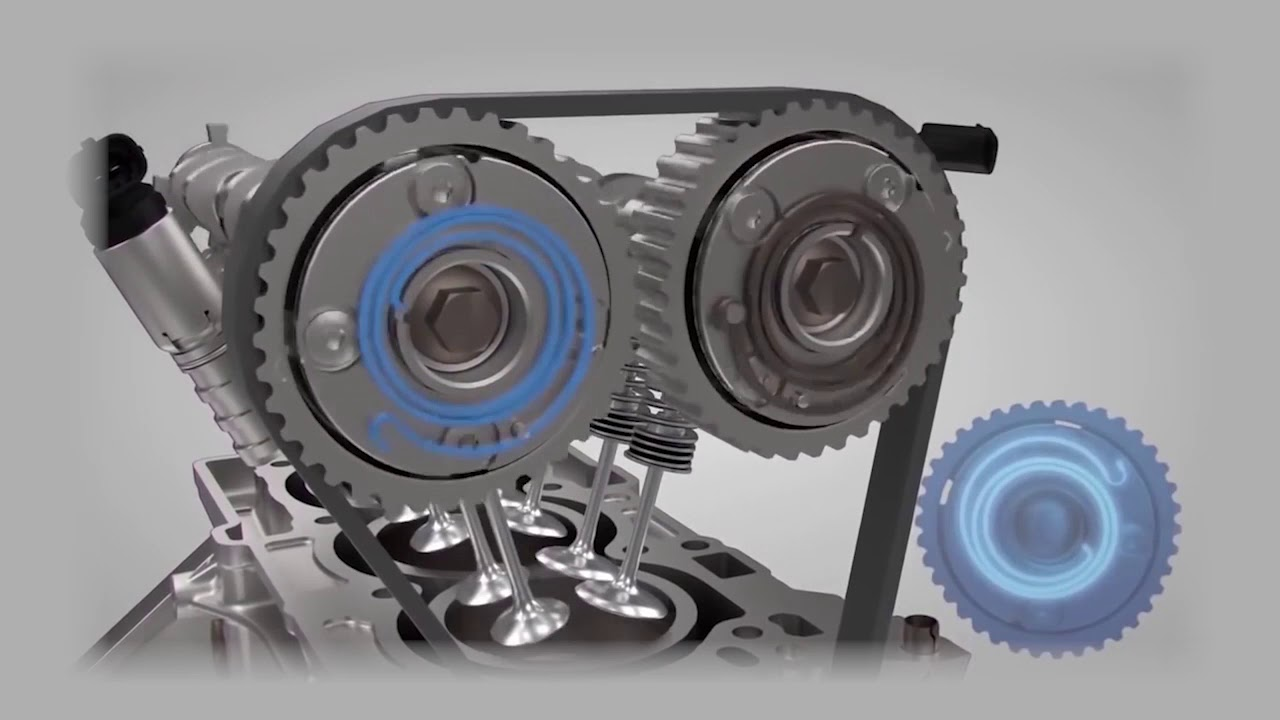
#> input picture motor recta.jpg, 1280 x 720 px
$ python 'Transformación de  Hough Rectas hough.py'
#> lines starting #> are read from the running program, lines starting #| are printed output that depends on the picture; after the words box and inside, x2 and y2 are one past the last pixel; in counts of white or black regions, pixels touching at a corner belong together
'''
SISTEMA DE SIMULACION TRANSFORMACION DE HOUGH
Análisis de RECTAS
MATERIA INTELIGENCIA ARTIFICIAL
ALUMNOS:
● Sebastián Miguel. (VINF07402).
● Daniele, Santiago Facundo (VINF05622).

'''

import cv2
import numpy as np


img = cv2.imread('motor recta.jpg')
#> img is the input picture: shape (720, 1280, 3); mean B, G, R 141.3, 137.9, 137.4
gray = cv2.cvtColor(img, cv2.COLOR_BGR2GRAY)
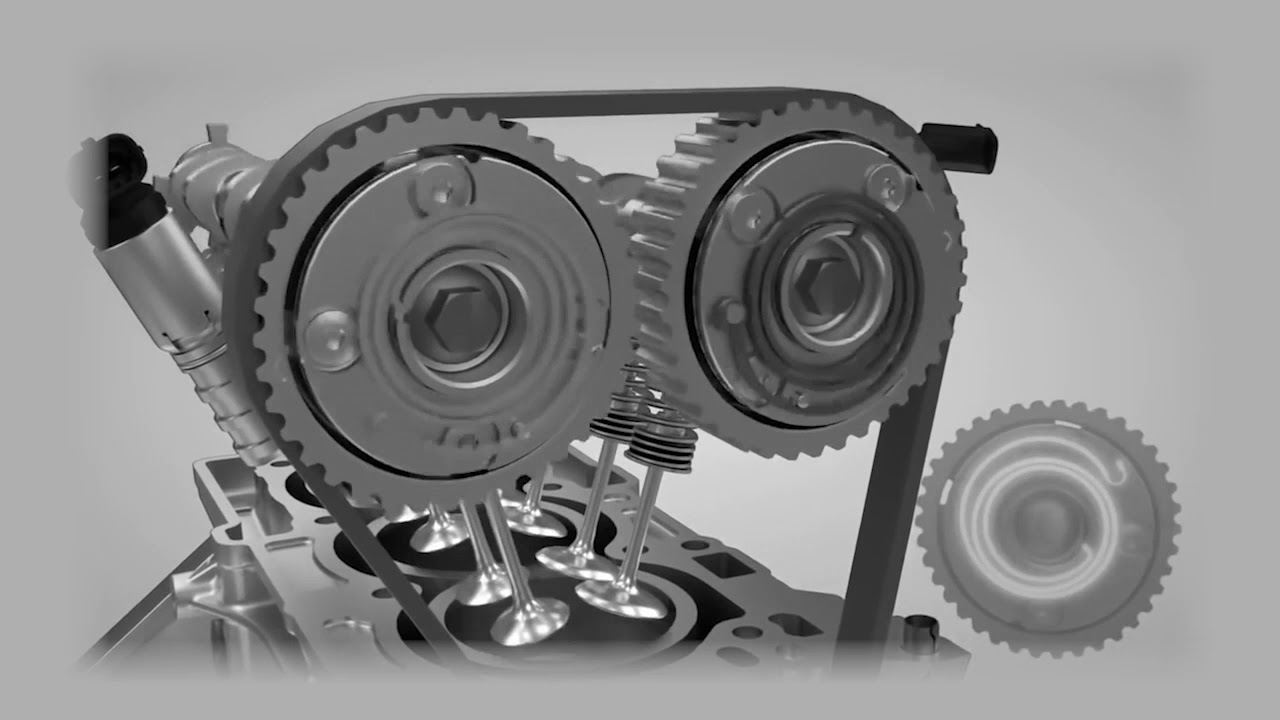
#> gray: shape (720, 1280); min 0, max 255, mean 138.1
edges = cv2.Canny(gray, 50, 150, apertureSize=3)
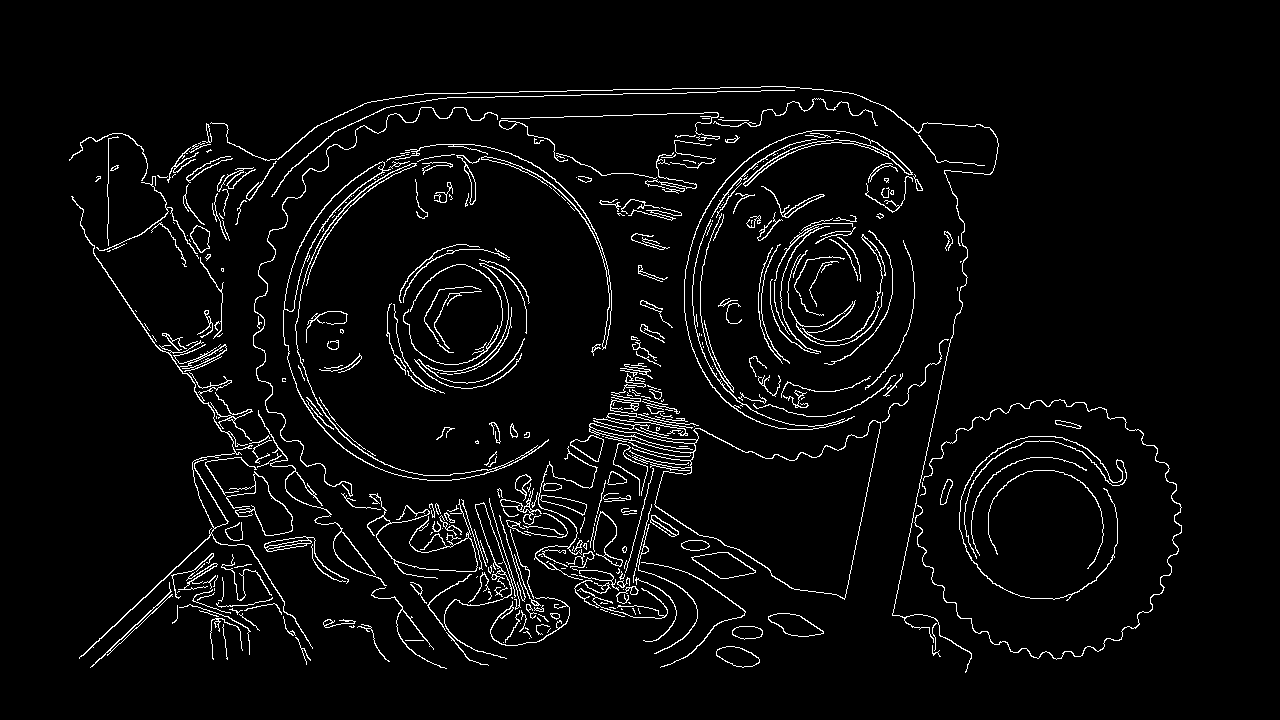
#> edges: shape (720, 1280); 4.1% white in thin lines or dots, all inside (x1, y1, x2, y2) = (69, 86, 1182, 673)
cv2.imshow('edges', edges)
lines = cv2.HoughLines(edges, 1, np.pi / 180, 200)
#> lines = [[1000, 0.209], [100, 1.55], [535, 0.82]]

for line in lines:
    rho,theta = line[0]
    a = np.cos(theta)
    b = np.sin(theta)
    x0 = a * rho
    y0 = b * rho

    x1 = int(x0 + 1000 * (-b))

    y1 = int(y0 + 1000 * (a))

    x2 = int(x0 - 1000 * (-b))

    y2 = int(y0 - 1000 * (a))
    cv2.line(img, (x1, y1), (x2, y2), (0, 0, 255), 2)
#> this loop made 3 passes
#> (rho, theta, a, b, x0, y0, x1, y1) on passes 1 to 3: (1000, 0.209, 0.978, 0.208, 978.1, 207.9, 770, 1186), (100, 1.55, 0.0175, 1, 1.75, 99.98, -998, 117), (535, 0.82, 0.682, 0.731, 364.9, 391.3, -366, 1073)
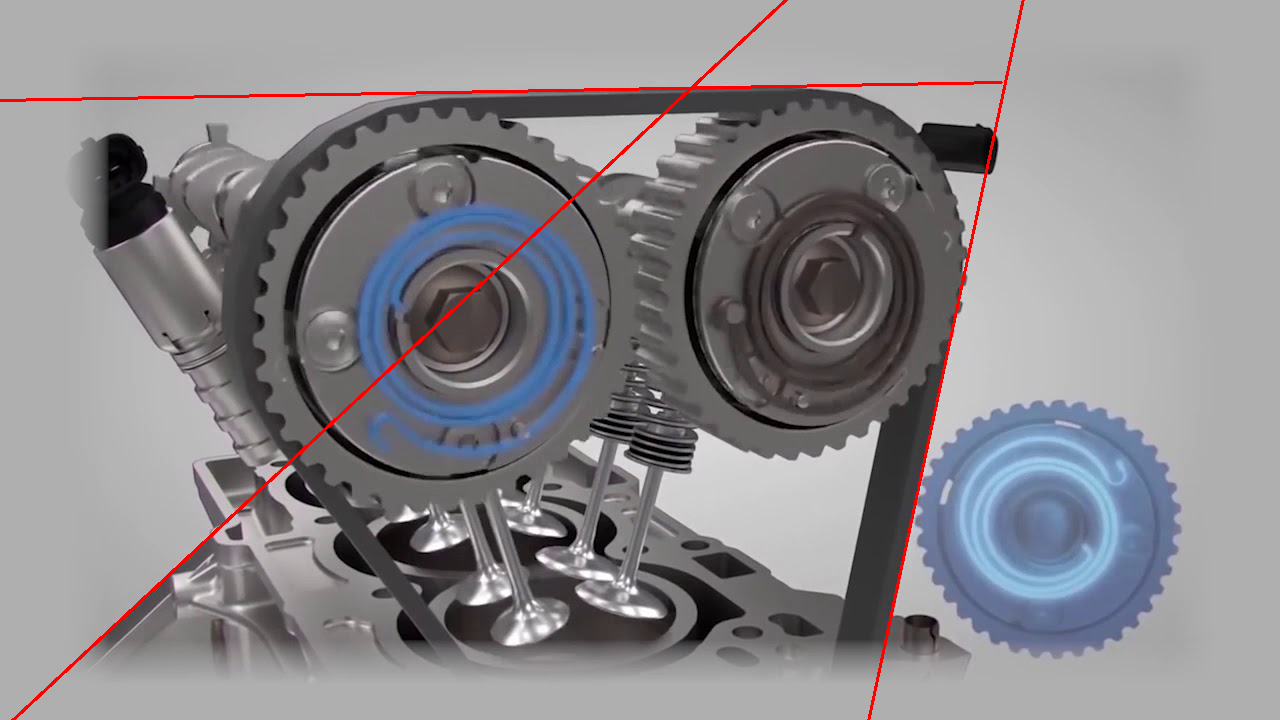
#> img: shape (720, 1280, 3); 0.93% of pixels changed, all inside (x1, y1, x2, y2) = (0, 0, 1025, 720)


cv2.imshow('Resultado de la imagen', img)
k = cv2.waitKey(0)
#> (key Esc is pressed here)
cv2.destroyAllWindows()
